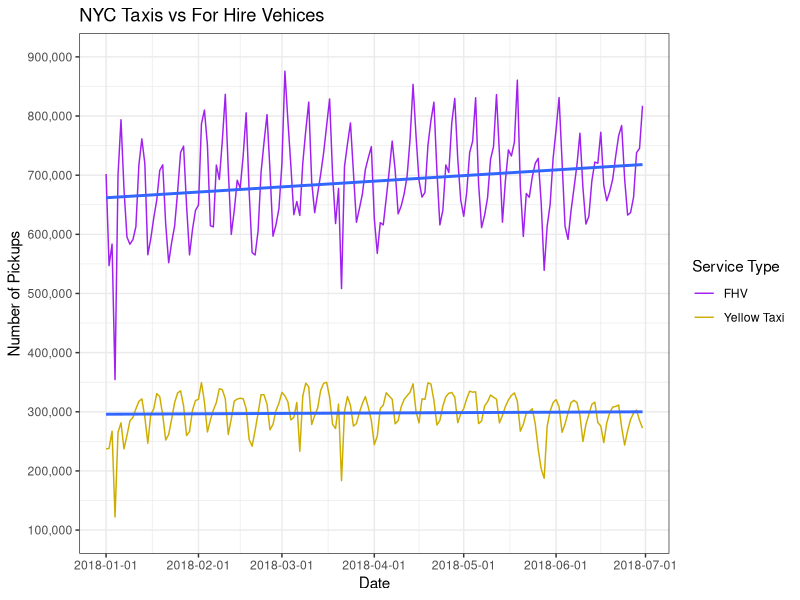
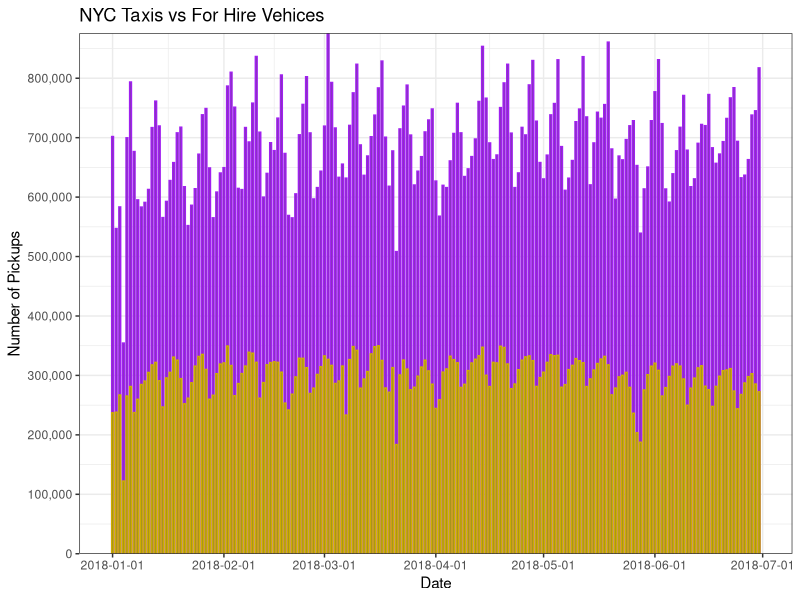

Source code (R) for these figures, in order:
library(ggplot2)
library(dplyr)

## Reads in the data, and allows the data to be used by ggplot
transport_data <- read.csv("data/final_reformat.csv", stringsAsFactors = FALSE, header = TRUE)
correct_class <-  transport_data %>% mutate(Date = as.Date(Date)) %>%
  mutate(FHV = as.numeric(FHV)) %>% mutate(Yellow = as.numeric(Yellow))
View(correct_class)
## Plots the data as lines on a single plot, with For Hire Vehicles
## being represented by the purple line, and Yellow Taxis being represented
## by the yellow line
basic_plot <- ggplot(correct_class, aes(x = Date, y = FHV)) +
  geom_line(aes(y = FHV, color = "FHV")) +
  geom_smooth(method = "lm", se = FALSE) +
  geom_line(aes(y = Yellow, color = "Yellow Taxi")) +
  geom_smooth(aes(y = Yellow), method = "lm", se = FALSE) +
  scale_colour_manual(values=c("purple", "gold3")) +
  theme_bw() +
  labs(title = "NYC Taxis vs For Hire Vehices", y = "Number of Pickups", 
       color = "Service Type") +
  scale_x_date(date_breaks = "1 month") +
  scale_y_continuous(limits = c(100000, 900000),
       breaks = seq(from = 100000, to = 900000, by = 100000),
       labels = scales::comma)

basic_plot

bar_plot <- ggplot(correct_class, aes(x = Date, y = FHV, color = "FHV")) +
  geom_bar(stat = "identity", color = "purple", width = 0.5) +
  geom_bar(stat = "identity", aes(y = Yellow), color = "gold3", width = 0.5) +
  theme_bw() +
  labs(title = "NYC Taxis vs For Hire Vehices", y = "Number of Pickups",
       color = "Service Type") +
  scale_x_date(date_breaks = "1 month") +
  scale_y_continuous(breaks = seq(from = 0, to = 900000, by = 100000),
       expand = c(0,0), labels = scales::comma)
bar_plot
